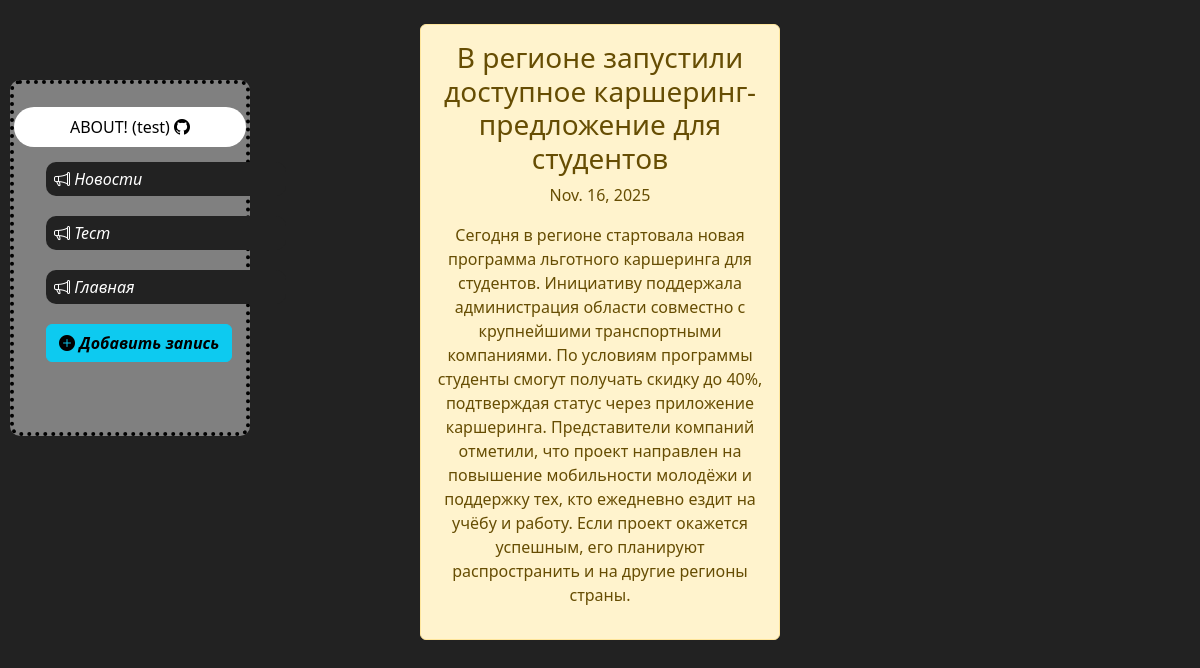
Screenshot of /news/12 with the database file from the repository.
### main/models.py (models this page shows, shortened)
class Articles(models.Model):
    title = models.CharField('Название', max_length=100)
    anons = models.CharField('Анонс', max_length=500)
    FULL = models.TextField('Статья')
    date = models.DateField('Дата')

### news/views.py (the view)
# urls.py: path('<int:pk>', views.NewsDetailView.as_view(), name="newsdetail"),
class NewsDetailView(DetailView):
    model = Articles
    template_name = "news/detail_view.html"
    context_object_name = "article"

### news/templates/news/detail_view.html (shortened to what this page needs)
{% extends "main/base.html" %}
{% block body_class %}child-page5{% endblock %}
{% block content %}
<br><div class="alert alert-warning" id="qasd">
    <h3>{{ article.title }}</h3>
    <p>{{ article.date }}</p>
    <p>{{ article.FULL }}</p>
</div>
{% endblock %}

### main/static/main/css/styles.css (style rules this page uses)
* { margin: 0 auto; padding: 0; }

### news/static/news/css/styles.css (style rules this page uses)
.child-page5 { background-color: #222; }
#qasd { width: 30%; height: 30%; text-align: center; }

### rows the page displays
Articles: title "В регионе запустили доступное каршеринг-предложение для студентов", date "Nov. 16, 2025", FULL "Сегодня в регионе стартовала новая программа льготного каршеринга для студентов. Инициативу поддержала администрация области совместно с крупнейшими транспортными компаниями. По условиям программы студенты смогут получать скидку до 40%, подтверждая статус через приложение каршеринга. Представители компаний отметили, что проект направлен на повышение мобильности молодёжи и поддержку тех, кто ежедневно ездит на учёбу и работу. Если проект окажется успешным, его планируют распространить и на другие регионы страны."
